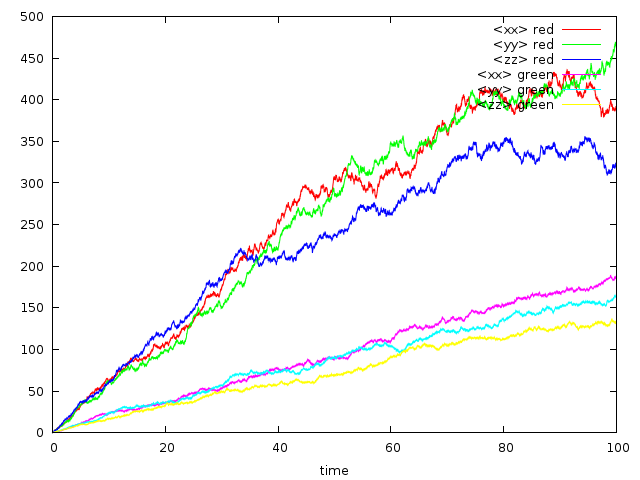

Write the gnuplot code that produced this figure.
plot "bounce3_red.txt" using 1:6 title "<xx> red" with lines, \
     "bounce3_red.txt" using 1:10 title "<yy> red" with lines, \
     "bounce3_red.txt" using 1:14 title "<zz> red" with lines, \
     "bounce3_green.txt" using 1:6 title "<xx> green" with lines, \
     "bounce3_green.txt" using 1:10 title "<yy> green" with lines, \
     "bounce3_green.txt" using 1:14 title "<zz> green" with lines
set terminal pngcairo enhanced font 'verdana,10'
set xlabel "time"
set output "bounce3_varpos.png"
replot
